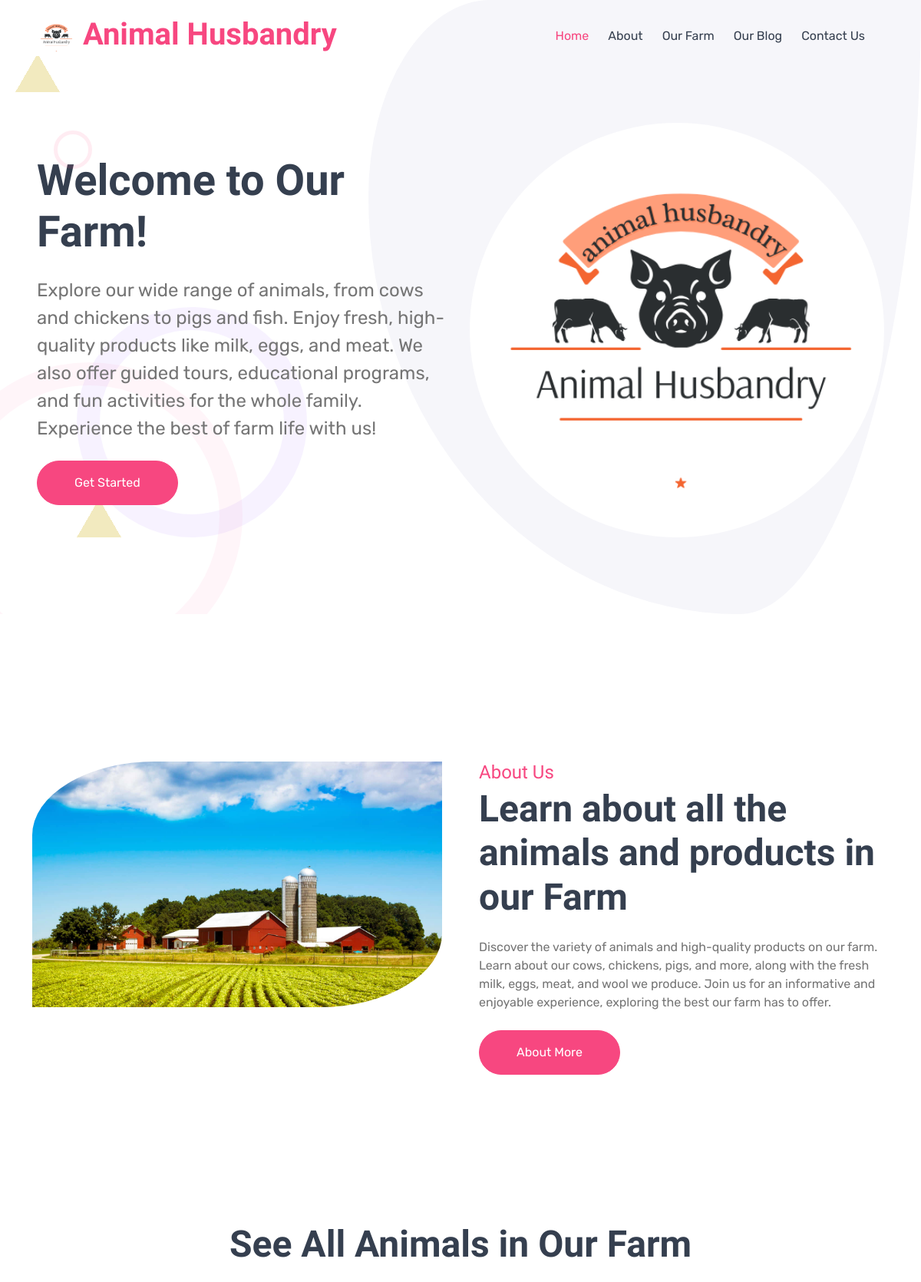
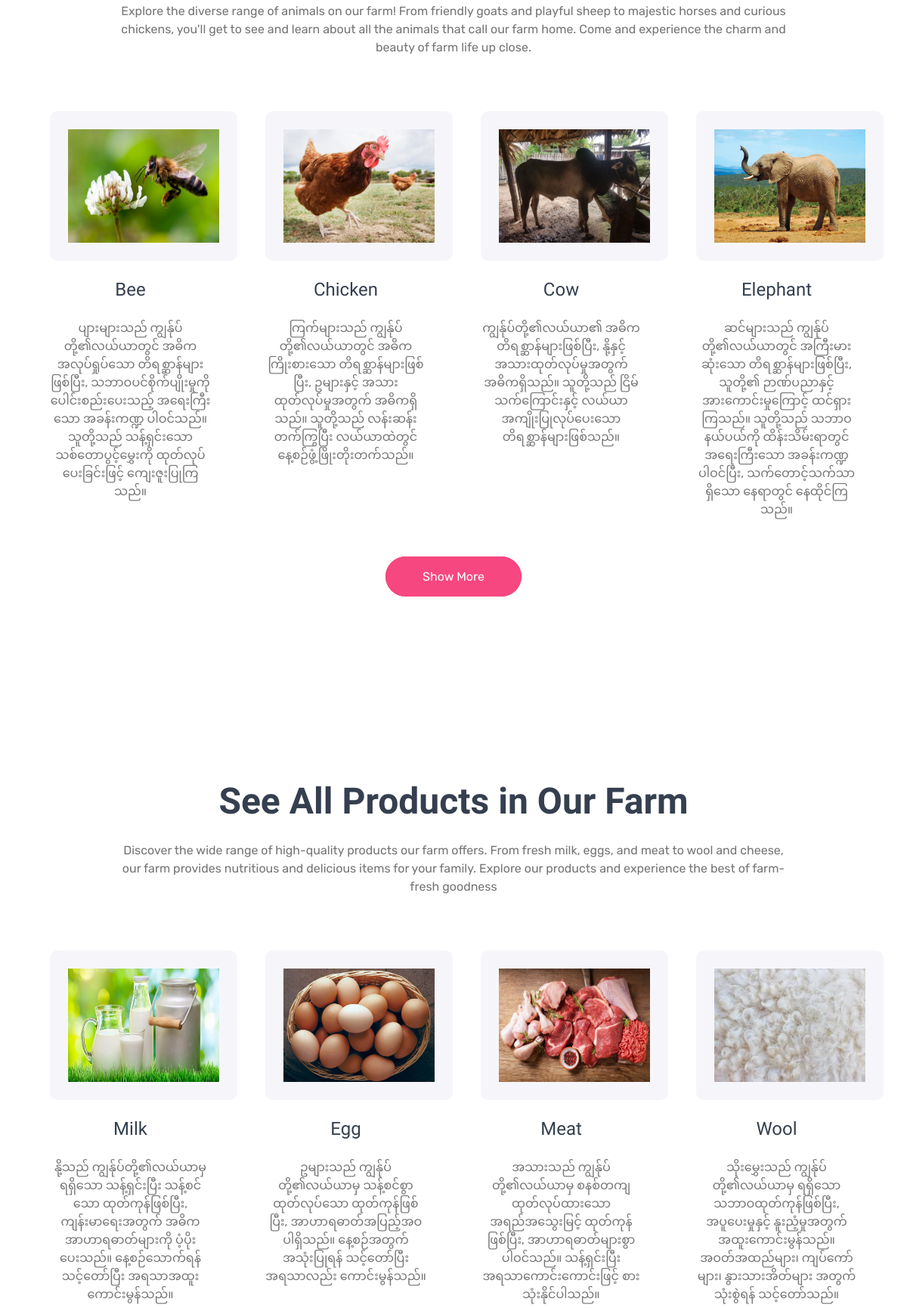
The page / (upper part) on the database its author committed (2 pictures, top to bottom).
### tables this page shows
CREATE TABLE `animal_type` (
  `animal_id` int(11) NOT NULL,
  `animal_type` varchar(60) NOT NULL,
  `animal_photo` varchar(255) NOT NULL,
  `animal_des` text NOT NULL
);

CREATE TABLE `product_type` (
  `product_id` int(11) NOT NULL,
  `product_name` varchar(60) NOT NULL,
  `product_price` decimal(10,2) NOT NULL DEFAULT 0.00,
  `product_unit` varchar(60) NOT NULL,
  `product_photo` varchar(60) NOT NULL,
  `product_description` text NOT NULL
);

### index.php (the view, shortened to what this page needs)
<?php
    include('admin/dist/php/database.php');
?>
<!DOCTYPE html>
<html lang="en">
    <head>
        <link rel="stylesheet" href="https://use.fontawesome.com/releases/v5.15.4/css/all.css"/>
        <link href="https://cdn.jsdelivr.net/npm/bootstrap-icons@1.4.1/font/bootstrap-icons.css" rel="stylesheet">
        <link href="lib/animate/animate.min.css" rel="stylesheet">
        <link href="lib/owlcarousel/assets/owl.carousel.min.css" rel="stylesheet">
        <link href="lib/lightbox/css/lightbox.min.css" rel="stylesheet">
        <link href="css/bootstrap.min.css" rel="stylesheet">
        <link href="css/style.css" rel="stylesheet">
    </head>
    <body>
        <div class="container-fluid header position-relative overflow-hidden p-0">
            <nav class="navbar navbar-expand-lg fixed-top navbar-light px-4 px-lg-5 py-3 py-lg-0">
                <a href="index.php" class="navbar-brand p-0">
                    <h1 class="display-6 text-primary m-0">
                    <h1 class="display-6 text-primary m-0">
                        <img src="img/Logo.png" alt="Logo">
                        Animal Husbandry
                    </h1>
                </a>
                <div class="collapse navbar-collapse" id="navbarCollapse">
                    <div class="navbar-nav ms-auto py-0">
                        <a href="index.php" class="nav-item nav-link active">Home</a>
                        <a href="#about" class="nav-item nav-link">About</a>
                        <a href="service.php" class="nav-item nav-link">Our Farm</a>
                        <a href="blog.php" class="nav-item nav-link">Our Blog</a>
                        <a href="contact.php" class="nav-item nav-link">Contact Us</a>
                    </div>
                </div>
            </nav>
            <div class="hero-header overflow-hidden px-5">
                <div class="rotate-img">
                    <img src="img/sty-1.png" class="img-fluid w-100" alt="">
                    <div class="rotate-sty-2"></div>
                </div>
                <div class="row gy-5 align-items-center">
                    <div class="col-lg-6 wow fadeInLeft" data-wow-delay="0.1s">
                        <h1 class="display-4 text-dark mb-4 wow fadeInUp" data-wow-delay="0.3s">Welcome to Our Farm!</h1>
                        <p class="fs-4 mb-4 wow fadeInUp" data-wow-delay="0.5s">
                            Explore our wide range of animals, from cows and chickens to pigs and fish. Enjoy fresh, high-quality products like milk, eggs, and meat. We also offer guided tours, educational programs, and fun activities for the whole family. Experience the best of farm life with us!
                        </p>
                        <a href="#about" class="btn btn-primary rounded-pill py-3 px-5 wow fadeInUp" data-wow-delay="0.7s">Get Started</a>
                    </div>
                    <div class="col-lg-6 wow fadeInRight" data-wow-delay="0.2s">
                        <img src="img/Logo.png" class="img-fluid w-100 h-100" alt="Logo"
                        style="border-radius: 50%;">
                    </div>
                </div>
            </div>
        </div>
        <div class="container-fluid overflow-hidden py-5"  style="margin-top: 6rem;" id="about">
            <div class="container py-5">
                <div class="row g-5">
                    <div class="col-lg-6 wow fadeInUp" data-wow-delay="0.1s">
                        <div>
                            <img src="img/COVID-19-Relief_Small-Farms-.jpg" style="border-top-left-radius: 30%; border-bottom-right-radius: 30%;" class="img-fluid w-100" alt="">
                        </div>
                    </div>
                    <div class="col-lg-6 wow fadeInUp" data-wow-delay="0.3s">
                        <h4 class="mb-1 text-primary">About Us</h4>
                        <h1 class="display-5 mb-4">Learn about all the animals and products in our Farm</h1>
                        <p class="mb-4">
                            Discover the variety of animals and high-quality products on our farm. Learn about our cows, chickens, pigs, and more, along with the fresh milk, eggs, meat, and wool we produce. Join us for an informative and enjoyable experience, exploring the best our farm has to offer.
                        </p>
                        <a href="service.php" class="btn btn-primary rounded-pill py-3 px-5">About More</a>
                    </div>
                </div>
            </div>
        </div>
        <div class="container-fluid feature overflow-hidden py-5">
            <div class="container py-5">
                <div class="text-center mx-auto mb-5 wow fadeInUp" data-wow-delay="0.1s" style="max-width: 900px;">
                    <h1 class="display-5 mb-4">See All Animals in Our Farm</h1>
                    <p class="mb-0">
                        Explore the diverse range of animals on our farm! From friendly goats and playful sheep to majestic horses and curious chickens, you'll get to see and learn about all the animals that call our farm home. Come and experience the charm and beauty of farm life up close.
                    </p>
                </div>
                <div class="row g-4 justify-content-center text-center mb-5">
                <?php
                    $sql = "SELECT * FROM animal_type ORDER BY animal_type ASC LIMIT 4";
                    $stmt = $db->query($sql);
                    while ($row = $stmt->fetch()) {
                ?>
                    <div class="col-md-6 col-lg-4 col-xl-3 wow fadeInUp" data-wow-delay="0.1s">
                        <div class="text-center p-4">
                            <div class="d-inline-block rounded bg-light p-4 mb-4">
                                <img src="<?php echo htmlspecialchars('admin/upload/' . $row['animal_photo'], ENT_QUOTES, 'UTF-8'); ?>" width="200px" height="150px" />
                            </div>
                            <div class="feature-content">
                                <a href="#" class="h4">
                                    <?php echo htmlspecialchars($row["animal_type"], ENT_QUOTES, 'UTF-8'); ?>
                                </a>
                                <p class="mt-4 mb-0">
                                    <?php echo htmlspecialchars($row["animal_des"], ENT_QUOTES, 'UTF-8'); ?>
                                </p>
                            </div>
                        </div>
                    </div>
                    <?php } ?>
                    <div class="col-12 wow fadeInUp" data-wow-delay="0.1s">
                        <div class="my-3">
                            <a href="service.php#animals" class="btn btn-primary d-inline rounded-pill px-5 py-3">Show More</a>
                        </div>
                    </div>
                </div>
            </div>
        </div>
        <div class="container-fluid feature overflow-hidden py-5">
            <div class="container py-5">
                <div class="text-center mx-auto mb-5 wow fadeInUp" data-wow-delay="0.1s" style="max-width: 900px;">
                    <h1 class="display-5 mb-4">See All Products in Our Farm</h1>
                    <p class="mb-0">
                        Discover the wide range of high-quality products our farm offers. From fresh milk, eggs, and meat to wool and cheese, our farm provides nutritious and delicious items for your family. Explore our products and experience the best of farm-fresh goodness
                    </p>
                </div>
                <div class="row g-4 justify-content-center text-center mb-5">
                <?php
                    $sql = "SELECT * FROM product_type ORDER BY product_id ASC LIMIT 4";
                    $stmt = $db->query($sql);
                    while ($row = $stmt->fetch()) {
                ?>
                    <div class="col-md-6 col-lg-4 col-xl-3 wow fadeInUp" data-wow-delay="0.1s">
                        <div class="text-center p-4">
                            <div class="d-inline-block rounded bg-light p-4 mb-4">
                                <img src="<?php echo htmlspecialchars('admin/upload/' . $row['product_photo'], ENT_QUOTES, 'UTF-8'); ?>" width="200px" height="150px" />
                            </div>
                            <div class="feature-content">
                                <a href="#" class="h4">
                                    <?php echo htmlspecialchars($row["product_name"], ENT_QUOTES, 'UTF-8'); ?>
                                </a>
                                <p class="mt-4 mb-0">
                                    <?php echo htmlspecialchars($row["product_description"], ENT_QUOTES, 'UTF-8'); ?>
                                </p>
                            </div>
                        </div>
                    </div>
                    <?php } ?>
                </div>
            </div>
        </div>
    </body>
</html>

### css/style.css (style rules this page uses)
.btn { font-weight: 600; transition: .5s; }
.btn.btn-primary { background: var(--bs-primary) !important; color: var(--bs-white) !important; font-weight: 400; transition: 0.5s; }
.navbar-light .navbar-nav .nav-link { margin-right: 25px; padding: 35px 0; color: var(--bs-dark) !important; font-size: 16px; font-weight: 400; outline: none; transition: .5s; }
.navbar-light .navbar-nav .nav-link:hover, .navbar-light .navbar-nav .nav-link.active { color: var(--bs-primary) !important; }
.navbar-light .navbar-brand img { max-height: 50px; transition: .5s; }
.collapse.navbar-collapse { transition: 0.5s; }
@media (min-width: 992px) { .navbar-light { position: absolute; width: 100%; top: 0; left: 0; background: transparent !important; z-index: 999; } }
.header::after { position: absolute; content: ""; top: 0; right: 0; width: 60%; height: 100%; background: var(--bs-light); border-radius: 22% 78% 33% 67% / 32% 0% 100% 68%; animation: bgMove 5s linear infinite; z-index: -1; }
.header::before { content: ""; position: absolute; bottom: -9%; left: -7%; width: 400px; height: 400px; border-radius: 200px; border: 30px solid rgba(247, 71, 128, 0.05); background: transparent; animation: RotateMoveHeader 5s linear infinite; z-index: -1; }
.hero-header { padding-top: 160px; padding-bottom: 100px; position: relative; }
.hero-header::after { content: ""; position: absolute; left: 100px; bottom: 100px; width: 58px; height: 50px; background: url(../img/sty-1.png) center center no-repeat; animation: RotateMoveSty-3 45s linear infinite; transition: 0.5s; z-index: -1; }
.hero-header::before { content: ""; position: absolute; left: 100px; bottom: 100px; width: 300px; height: 300px; border-radius: 150px; border: 30px solid rgba(102, 16, 242, 0.05); background: transparent; animation: RotateMoveSty-4 45s linear infinite; transition: 0.5s; z-index: -1; }
.hero-header .rotate-img { position: absolute; top: 70px; left: 20px; }
.hero-header .rotate-img .rotate-sty-2 { position: absolute; top: 100px; left: 50px; width: 50px; height: 50px; border-radius: 30px; border: 5px solid rgba(247, 71, 128, 0.1); background: transparent; animation: RotateMoveSty-2 45s linear infinite; transition: 0.5s; }
.hero-header .rotate-img img { position: relative; animation: RotateMove 30s linear infinite; z-index: -1; }

### rows shown on the page
animal_type: animal_photo (picture), animal_type "Bee", animal_des "ပျားများသည် ကျွန်ုပ်တို့၏လယ်ယာတွင် အဓိကအလုပ်ရှုပ်သော တိရစ္ဆာန်များဖြစ်ပြီး, သဘာဝပင်စိုက်ပျိုးမှုကို ပေါင်းစည်းပေးသည့် အရေးကြီးသော အခန်းကဏ္ဍ ပါဝင်သည်။ သူတို့သည် သန့်ရှင်းသော သစ်တောပွင့်မွှေးကို ထုတ်လုပ်ပေးခြင်းဖြင့် ကျေးဇူးပြုကြသည်။"
animal_type: animal_photo (picture), animal_type "Chicken", animal_des "ကြက်များသည် ကျွန်ုပ်တို့၏လယ်ယာတွင် အဓိကကြိုးစားသော တိရစ္ဆာန်များဖြစ်ပြီး, ဥများနှင့် အသားထုတ်လုပ်မှုအတွက် အဓိကရှိသည်။ သူတို့သည် လန်းဆန်းတက်ကြွပြီး လယ်ယာထဲတွင် နေ့စဉ်ဖွံ့ဖြိုးတိုးတက်သည်။"
animal_type: animal_photo (picture), animal_type "Cow", animal_des "ကျွန်ုပ်တို့၏လယ်ယာ၏ အဓိကတိရစ္ဆာန်များဖြစ်ပြီး, နို့နှင့် အသားထုတ်လုပ်မှုအတွက် အဓိကရှိသည်။ သူတို့သည် ငြိမ်သက်ကြောင်းနှင့် လယ်ယာအကျိုးပြုလုပ်ပေးသော တိရစ္ဆာန်များဖြစ်သည်။"
animal_type: animal_photo (picture), animal_type "Elephant", animal_des "ဆင်များသည် ကျွန်ုပ်တို့၏လယ်ယာတွင် အကြီးမားဆုံးသော တိရစ္ဆာန်များဖြစ်ပြီး, သူတို့၏ ဉာဏ်ပညာနှင့် အားကောင်းမှုကြောင့် ထင်ရှားကြသည်။ သူတို့သည် သဘာဝနယ်ပယ်ကို ထိန်းသိမ်းရာတွင် အရေးကြီးသော အခန်းကဏ္ဍပါဝင်ပြီး, သက်တောင့်သက်သာရှိသော နေရာတွင် နေထိုင်ကြသည်။"
product_type: product_photo (picture), product_name "Milk", product_description "နို့သည် ကျွန်ုပ်တို့၏လယ်ယာမှ ရရှိသော သန့်ရှင်းပြီး သန့်စင်သော ထုတ်ကုန်ဖြစ်ပြီး, ကျန်းမာရေးအတွက် အဓိက အာဟာရဓာတ်များကို ပံ့ပိုးပေးသည်။ နေ့စဉ်သောက်ရန် သင့်တော်ပြီး အရသာအထူးကောင်းမွန်သည်။"
product_type: product_photo (picture), product_name "Egg", product_description "ဥများသည် ကျွန်ုပ်တို့၏လယ်ယာမှ သန့်စင်စွာ ထုတ်လုပ်သော ထုတ်ကုန်ဖြစ်ပြီး, အာဟာရဓာတ်အပြည့်အဝ ပါရှိသည်။ နေ့စဉ်အတွက် အသုံးပြုရန် သင့်တော်ပြီး အရသာလည်း ကောင်းမွန်သည်။"
product_type: product_photo (picture), product_name "Meat", product_description "အသားသည် ကျွန်ုပ်တို့၏လယ်ယာမှ စနစ်တကျ ထုတ်လုပ်ထားသော အရည်အသွေးမြင့် ထုတ်ကုန်ဖြစ်ပြီး, အာဟာရဓာတ်များစွာ ပါဝင်သည်။ သန့်ရှင်းပြီး အရသာကောင်းကောင်းဖြင့် စားသုံးနိုင်ပါသည်။"
product_type: product_photo (picture), product_name "Wool", product_description "သိုးမွှေးသည် ကျွန်ုပ်တို့၏လယ်ယာမှ ရရှိသော သဘာဝထုတ်ကုန်ဖြစ်ပြီး, အပူပေးမှုနှင့် နူးညံ့မှုအတွက် အထူးကောင်းမွန်သည်။ အဝတ်အထည်များ၊ ကျပ်ကော်များ၊ နွားသားအိတ်များ အတွက် သုံးစွဲရန် သင့်တော်သည်။"
